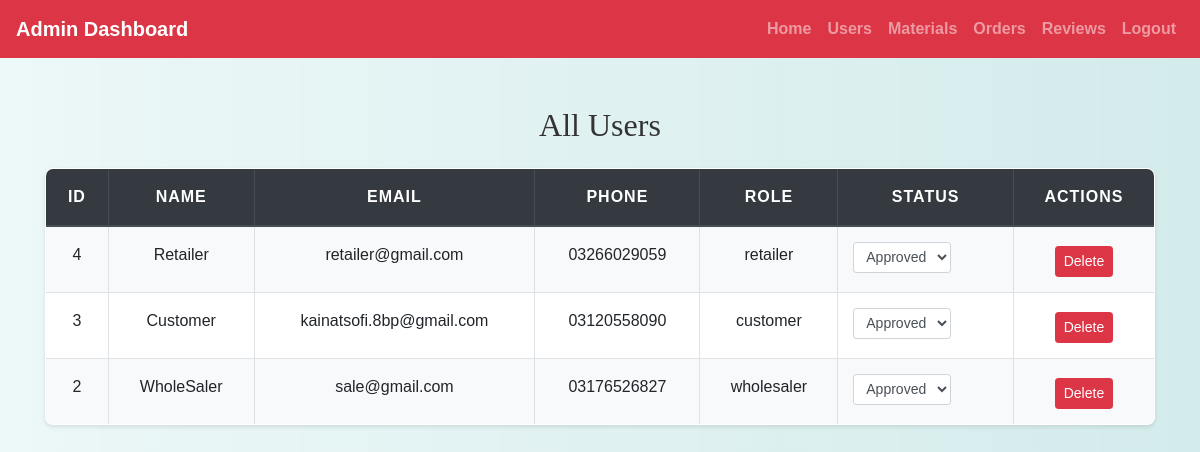
Page /admin/view_users.php (signed in) on the committed database.
### tables this page shows
CREATE TABLE `users` (
  `id` int(11) NOT NULL,
  `name` varchar(100) NOT NULL,
  `email` varchar(100) NOT NULL,
  `password` varchar(255) NOT NULL,
  `role` enum('wholesaler','retailer','customer') NOT NULL,
  `status` enum('approved','pending','rejected') DEFAULT 'approved',
  `phone` varchar(20) DEFAULT NULL,
  `address` text DEFAULT NULL,
  `created_at` timestamp NOT NULL DEFAULT current_timestamp()
);

### admin/view_users.php (the view, shortened to what this page needs)
<?php
include('config.php');
$result = mysqli_query($conn, "SELECT * FROM users ORDER BY id DESC");
?>
<!DOCTYPE html>
<html>
<head>
    <link rel="stylesheet" href="https://maxcdn.bootstrapcdn.com/bootstrap/4.5.2/css/bootstrap.min.css">
    <link rel="stylesheet" href="../css/style.css">
</head>
<body>
<?php include('admin_navbar.php'); ?>
<div class="container mt-5">
    <h2 class="mb-4">All Users</h2>
    <table class="table table-bordered table-striped table-responsive-sm">
        <thead class="thead-dark">
            <tr>
                <th>ID</th>
                <th>Name</th>
                <th>Email</th>
                <th>Phone</th>
                <th>Role</th>
                <th>Status</th>
                <th>Actions</th>
            </tr>
        </thead>
        <tbody>
        <?php while($row = mysqli_fetch_assoc($result)): ?>
            <tr>
                <td><?= $row['id'] ?></td>
                <td><?= htmlspecialchars($row['name']) ?></td>
                <td><?= htmlspecialchars($row['email']) ?></td>
                <td><?= htmlspecialchars($row['phone']) ?></td>
                <td><?= htmlspecialchars($row['role']) ?></td>
                <td>
                    <form method="POST" class="form-inline">
                        <select name="status" class="form-control form-control-sm mr-2" onchange="this.form.submit()">
                            <option value="approved" <?= $row['status'] === 'approved' ? 'selected' : '' ?>>Approved</option>
                        </select>
                    </form>
                </td>
                <td>
                    <a href="?delete=<?= $row['id'] ?>" onclick="return confirm('Delete user?')" class="btn btn-sm btn-danger mt-1">Delete</a>
                </td>
            </tr>
        <?php endwhile; ?>
        </tbody>
    </table>
</div>
</body>
</html>

### css/style.css (style rules this page uses)
body { background: linear-gradient(90deg, rgba(233, 246, 246, 0.831), rgba(207, 233, 233, 0.9)); font-family: 'Arial', sans-serif; color: #333; line-height: 1.6; }
h1, h2, h3, h4 { text-align: center; margin-top: 30px; margin-bottom: 30px; font-family: 'Georgia', serif; }
.container { margin-bottom: 40px; }
.table { width: 100%; border-collapse: collapse; margin-top: 20px; font-size: 16px; background-color: #ffffff; border-radius: 8px; overflow: hidden; box-shadow: 0 2px 4px rgba(0, 0, 0, 0.1); }
.table th, .table td { padding: 15px; border: 1px solid #dee2e6; text-align: center; }
.table thead th { background-color: #004d4d; color: white; font-weight: bold; text-transform: uppercase; letter-spacing: 1px; }
.table tbody tr:nth-child(odd) { background-color: #f8f9fa; }
a { color: #006666; text-decoration: none; font-weight: bold; }

### rows in the picture
users: id "4", name "Retailer", email "retailer@gmail.com", phone "03266029059", role "retailer", status "Approved"
users: id "3", name "Customer", email "kainatsofi.8bp@gmail.com", phone "03120558090", role "customer", status "Approved"
users: id "2", name "WholeSaler", email "sale@gmail.com", phone "03176526827", role "wholesaler", status "Approved"
